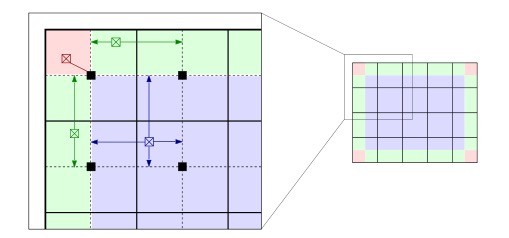
#> input picture CV_Assignment_1/img/adaptively_local_hist_eq.jpg, 509 x 238 px
$ python main4unit.py -i ../../CV_Assignment_1/img/adaptively_local_hist_eq.jpg   (older library calls are emulated)
#> lines starting #> are read from the running program, lines starting #| are printed output that depends on the picture
### CV_Assignment_2/assignment_2_q3_1/main4unit.py
import matplotlib.pyplot as plt
import cv2
import numpy as np
import argparse as parse


class GaussPyramid:

    def __init__(self, img0, k, kernel_size=3, sigma=1.0, octave=3, layer=5, color='rgb'):
        self.image = img0
        self.k = k
        self.ksize = kernel_size
        self.sigma = sigma
        self.octave = octave
        self.layer = layer
        self.results = []
        self.color = color

        # Size of the original image
        if color == 'rgb':
            self.height, self.width, self.channels = np.shape(img0)
        # For gray only
        else:
            self.height, self.width = np.shape(img0)

        # Generate all matrices
        for idx1 in range(octave):
            self.results.append([])

    def generate_gaussian_pyramid(self):
        """Function that is used to generate Gaussian pyramid.

        :return:
        """

        # The size of the first layer in the first octave should be four times as the original
        # temp_image = cv2.resize(self.image, (self.height*2, self.width*2), cv2.INTER_LINEAR)

        # Apply the Gaussian blur to the first layer in the first octave
        temp_image = cv2.GaussianBlur(self.image, (self.ksize, self.ksize), self.sigma)

        # Generate the figure and grid
        block = 2**(self.octave-1)
        grid = plt.GridSpec(2**self.octave-1, block*self.layer, hspace=0.1)

        # The beginning location of y axis
        y_begin = 0

        for idx1 in range(self.octave):
            if idx1 == 0:
                self.results[idx1].append(temp_image)
            else:
                self.results[idx1].append(cv2.pyrDown(temp_image))

                # For RGB
                if self.color == 'rgb':
                    height, width, channels = np.shape(self.results[idx1][0])
                # For gray only
                else:
                    height, width = np.shape(self.results[idx1][0])
                self.results[idx1][0] = cv2.resize(self.results[idx1][0],
                                                   (int(height/2), int(width/2)),
                                                   cv2.INTER_LINEAR)

            # Obtain the location of the picture
            image_size = int(block/(2**idx1))

            # Add the picture to the subplot
            plt.subplot(grid[y_begin: y_begin+image_size, 0: image_size])
            plt.title('Octave: {}, Layer: {}'.format(idx1+1, 1), fontsize=6, fontweight='bold')
            plt.imshow(self.results[idx1][0])
            plt.axis('off')

            for idx2 in range(1, self.layer):
                blurred_image = cv2.GaussianBlur(self.results[idx1][0],
                                                 (self.ksize, self.ksize),
                                                 (self.k**(idx2-1))*self.sigma)

                self.results[idx1].append(blurred_image)

                # Add the picture to the subplot
                plt.subplot(grid[y_begin: y_begin+image_size, block*idx2: image_size+block*idx2])
                plt.title('Octave: {}, Layer: {}'.format(idx1+1, idx2+1), fontsize=6, fontweight='bold')
                plt.imshow(self.results[idx1][idx2])
                plt.axis('off')

            temp_image = self.results[idx1][self.layer-3]
            y_begin += image_size

        # Save the figure of Gaussian pyramid
        plt.savefig('./../results/gaussian-pyramid.png', dpi=400)
        plt.close('all')

        # Show all the picture
        # plt.show()

    # [25 lines left out: function generate_down_sampling, not called in this run]

        # Show all the picture
        # plt.show()

    def generate_difference(self):
        reconstruct = cv2.resize(self.results[self.octave-1][self.layer-1],
                                 (self.height, self.width),
                                 cv2.INTER_LINEAR)

        # Gaussian blurred Image
        if self.color == 'gray':
            temp_image = cv2.GaussianBlur(self.image, (self.ksize, self.ksize), self.sigma)
        else:
            # Not apply the Gaussian blurred image, better
            temp_image = self.image

        difference = np.abs(temp_image.astype(np.int) - reconstruct.astype(np.int)).astype(np.uint8)
        gray_image = cv2.cvtColor(difference, cv2.COLOR_RGB2GRAY) if self.color == 'rgb' else difference

        # Save the figure of down-sampling
        plt.title('Difference between the original and the last layer in the last octave',
                  fontsize=8, fontweight='bold')
        plt.imshow(gray_image, cmap='gray')
        plt.axis('off')
        plt.savefig('./../results/difference-to-origin.png', dpi=400)
        plt.close('all')

        # Show all the picture
        # plt.show()

        return temp_image.astype(np.int) - reconstruct.astype(np.int)


# [38 lines left out: function main, not called in this run]


# [2 lines that do not run on import are left out]

### CV_Assignment_2/assignment_2_q3_2/main4unit.py
import matplotlib.pyplot as plt
import cv2
import numpy as np
import argparse as parse

from assignment_2_q3_1.main4unit import GaussPyramid


class SEdgel:

    # [91 lines left out: functions __init__, apply_edge_detector, not called in this run]


def main():
    """"Function that is used to run this single unit program for testing or so.
    Users can just run this module for some specific intentions.


    :return:
    """
    parser = parse.ArgumentParser()
    parser.add_argument('--image', '-i', type=str, default='./../resource/Lenna.png',
                        help='The path to the original image [Default: ./../resource/Lenna.png]')
    parser.add_argument('--k_coefficient', '-k', type=float, default=1.5,
                        help='The coefficient in Gaussian Pyramid [Default: 1.5]')
    parser.add_argument('--sigma', '-s', type=float, default=1.0,
                        help='The sigma in Gaussian, a variance [Default: 1.0]')
    parser.add_argument('--kernel_size', '-ksize', type=int, default=3,
                        help='The size of the kernel in Gaussian [Default: 3]')
    parser.add_argument('--octave', '-o', type=int, default=3,
                        help='The number of the octaves in Gaussian Pyramid [Default: 3]')
    parser.add_argument('--layer', '-l', type=int, default=5,
                        help='The number of the layers in one octave in Gaussian Pyramid [Default: 5]')

    args = parser.parse_args()

    original_image = cv2.imread(args.image)
#> original_image is the input picture: shape (238, 509, 3); mean B, G, R 240.6, 236.3, 232.2
    original_image = cv2.cvtColor(original_image, cv2.COLOR_BGR2GRAY)
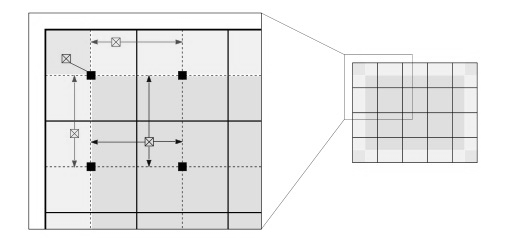
#> original_image: shape (238, 509); min 0, max 255, mean 235.6

    gauss_pyramid = GaussPyramid(img0=original_image,
                                 k=args.k_coefficient, kernel_size=args.kernel_size,
                                 sigma=args.sigma, octave=args.octave, layer=args.layer,
                                 color='gray')

    # Generate the Gaussian Pyramid
    gauss_pyramid.generate_gaussian_pyramid()
#> in generate_gaussian_pyramid, `temp_image = cv2.GaussianBlur(self.image, (self.ksize, self.ksize), se..`:
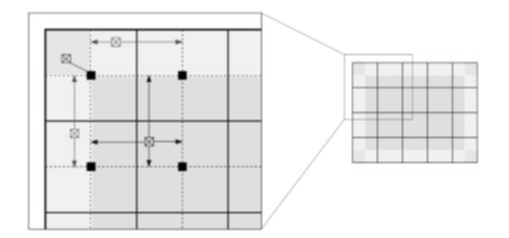
#> temp_image: shape (238, 509); min 0, max 255, mean 235.6
#> in generate_gaussian_pyramid, `plt.savefig('./../results/gaussian-pyramid.png', dpi=400)`:
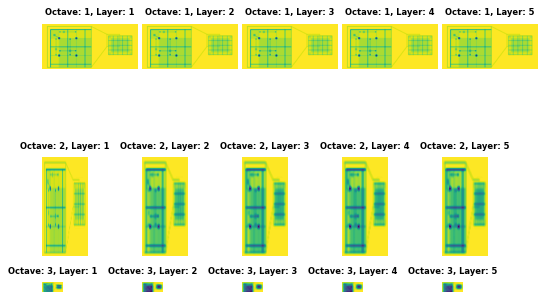
#> figure drawn by matplotlib, 15 panels
    diff_image = gauss_pyramid.generate_difference()

    # Apply edge detection
    result = apply_edge_detector(diff_image=diff_image)

    # Save the figure
    plt.title('Edge Detection by using zero-crossing',
              fontsize=8, fontweight='bold')
    plt.imshow(result, cmap='gray')
    plt.axis('off')
    plt.savefig('./../results/edge-detection.png', dpi=400)
    plt.close('all')


if __name__ == '__main__':
#> (the run stopped early here; a loop or call above may not have finished)
